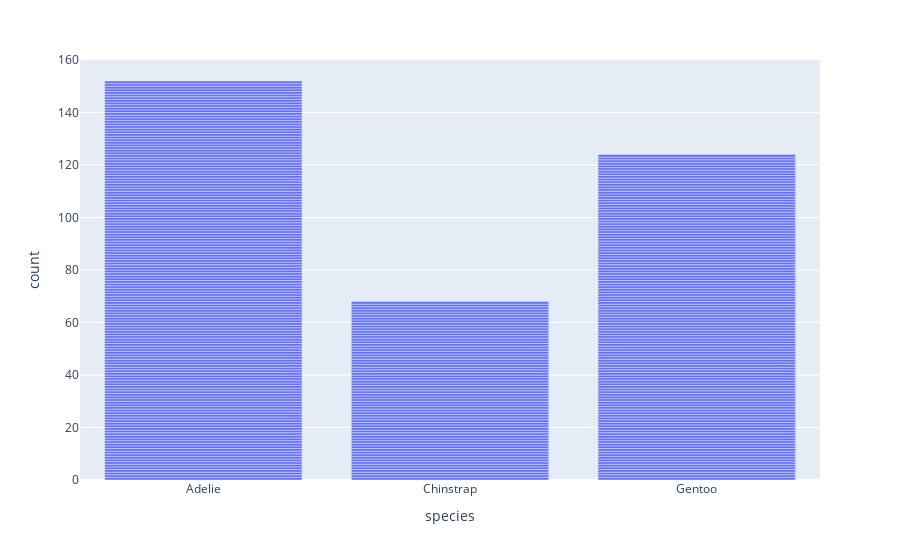

Notebook code for this chart:
### Code cell
fig.show()

### Figure 1 — Plotly figure (JSON) as saved in the notebook; plotly's stock layout.template omitted (floating-point values rounded to 4 significant figures; data arrays with more than 128 entries replaced by an {"elided": "..."} marker saying what was removed)
{"data": [{"hovertemplate": "species=%{x}<br>count=%{y}<extra></extra>", "legendgroup": "", "marker": {"color": "#636efa", "pattern": {"shape": ""}}, "name": "", "orientation": "v", "showlegend": false, "textposition": "auto", "type": "bar", "x": {"elided": "344 str values"}, "xaxis": "x", "y": {"elided": "344 int values"}, "yaxis": "y"}], "layout": {"barmode": "relative", "legend": {"tracegroupgap": 0}, "margin": {"t": 60}, "xaxis": {"anchor": "y", "domain": [0, 1], "title": {"text": "species"}}, "yaxis": {"anchor": "x", "domain": [0, 1], "title": {"text": "count"}}}}
